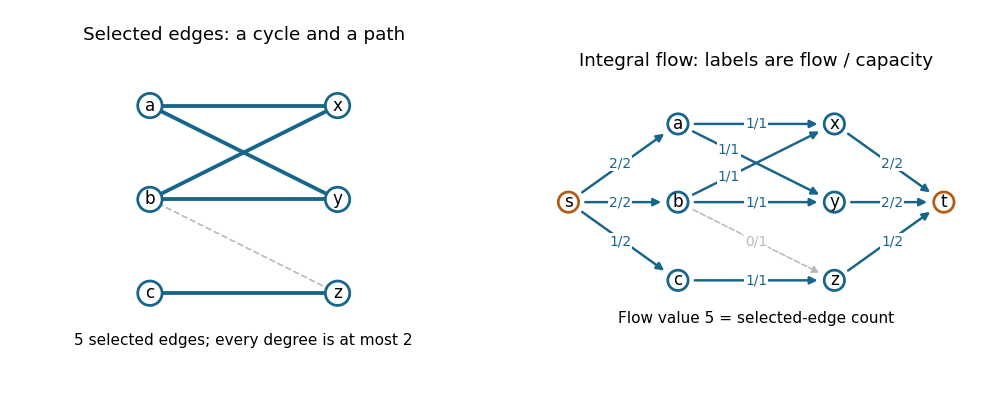

Here is the Python script that generated this plot:
"""Original bipartite degree-two packing example. Python 3.14, Matplotlib 3.10.
Writes algorithms-path-cycle-flow.png to the current working directory.
"""
import matplotlib
matplotlib.use('Agg')
import matplotlib.pyplot as plt
from matplotlib.patches import FancyArrowPatch, Circle

fig, axes = plt.subplots(1, 2, figsize=(9, 3.6), dpi=110, facecolor='white')
blue = '#17658a'
orange = '#b35c18'
left = {'a': (0, 2), 'b': (0, 1), 'c': (0, 0)}
right = {'x': (2, 2), 'y': (2, 1), 'z': (2, 0)}
selected = [('a', 'x'), ('a', 'y'), ('b', 'x'), ('b', 'y'), ('c', 'z')]
all_edges = selected + [('b', 'z')]

def node(ax, xy, label, color=blue):
    ax.add_patch(Circle(xy, 0.13, facecolor='white', edgecolor=color, lw=1.8, zorder=4))
    ax.text(*xy, label, ha='center', va='center', fontsize=11, zorder=5)

def arrow(ax, u, v, label, active=True, offset=(0, 0)):
    color = blue if active else '#b8b8b8'
    ax.add_patch(FancyArrowPatch(u, v, arrowstyle='-|>', mutation_scale=10,
                                shrinkA=11, shrinkB=11, color=color,
                                lw=1.6 if active else 1, linestyle='-' if active else '--', zorder=1))
    mid = ((u[0]+v[0])/2+offset[0], (u[1]+v[1])/2+offset[1])
    ax.text(*mid, label, fontsize=9, color=color, ha='center', va='center',
            bbox={'facecolor': 'white', 'edgecolor': 'none', 'pad': 0.6}, zorder=3)

ax = axes[0]
ax.set_title('Selected edges: a cycle and a path', fontsize=12, pad=15)
for a, b in all_edges:
    u, v = left[a], right[b]
    active = (a,b) in selected
    ax.plot([u[0],v[0]], [u[1],v[1]], color=blue if active else '#b8b8b8',
            lw=2.5 if active else 1.1, linestyle='-' if active else '--', zorder=1)
for label, pos in (left | right).items(): node(ax, pos, label)
ax.text(1, -0.55, '5 selected edges; every degree is at most 2', ha='center', fontsize=10)
ax.set_xlim(-0.5,2.5); ax.set_ylim(-0.8,2.45)

ax = axes[1]
ax.set_title('Integral flow: labels are flow / capacity', fontsize=12, pad=15)
pos = {'s':(-1.4,1),'t':(3.4,1)} | left | right
for v, f in [('a',2),('b',2),('c',1)]:arrow(ax,pos['s'],pos[v],f'{f}/2',offset=(-.04,0))
for v, f in [('x',2),('y',2),('z',1)]:arrow(ax,pos[v],pos['t'],f'{f}/2',offset=(.04,0))
for a,b in all_edges:
    arrow(ax,pos[a],pos[b],'1/1' if (a,b) in selected else '0/1', (a,b) in selected,
          offset=(-.35,.175) if (a,b)==('a','y') else (-.35,-.175) if (a,b)==('b','x') else (0,0))
for label, xy in pos.items():node(ax, xy, label, orange if label in ['s','t'] else blue)
ax.text(1,-.55,'Flow value 5 = selected-edge count',ha='center',fontsize=10)
ax.set_xlim(-1.8,3.8);ax.set_ylim(-.8,2.45)
for ax in axes:ax.set_aspect('equal');ax.axis('off')
fig.subplots_adjust(left=.025,right=.985,top=.84,bottom=.07,wspace=.17)
fig.savefig('algorithms-path-cycle-flow.png',facecolor='white',transparent=False)
